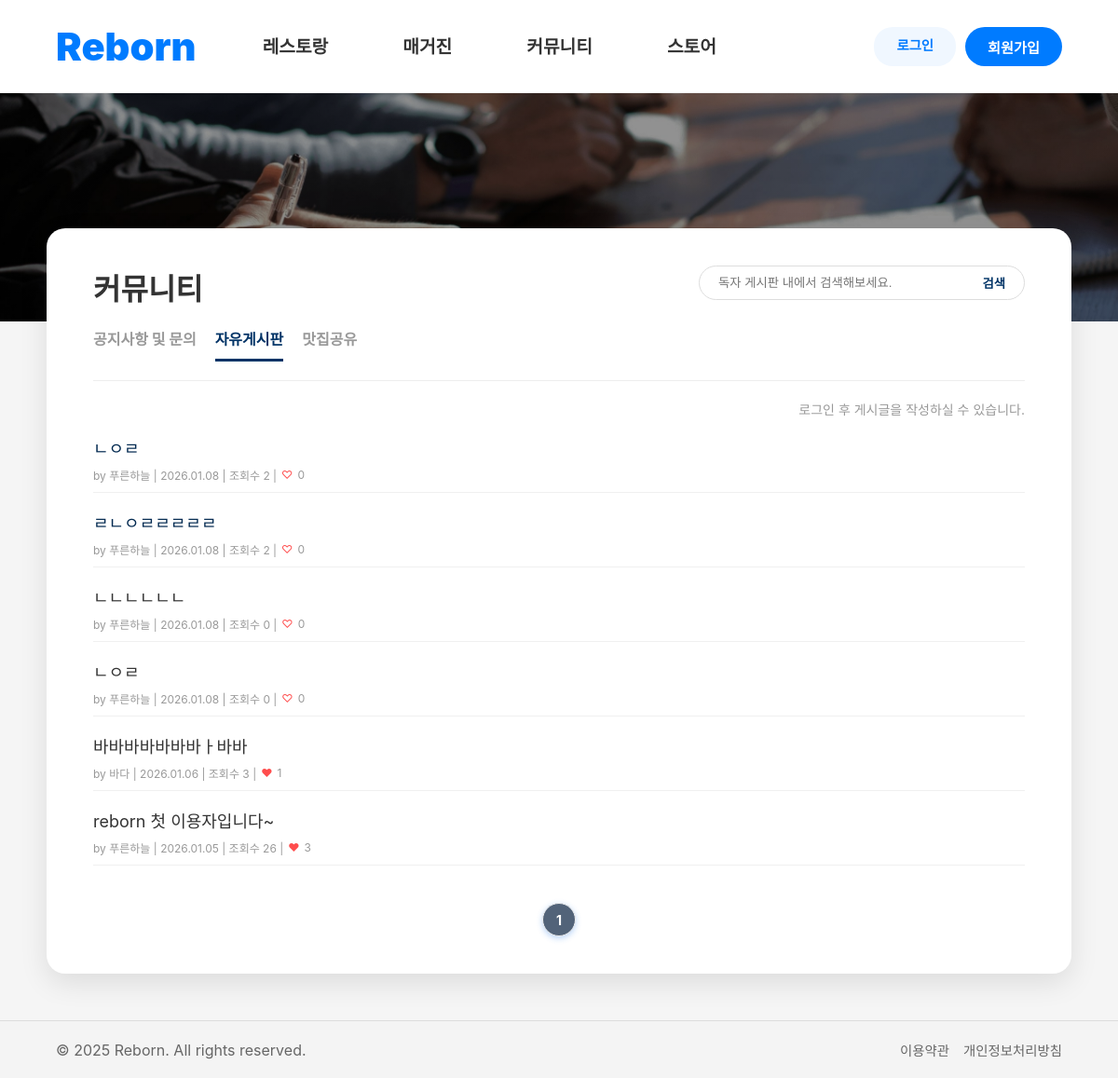
/board/blist/, run on the app's committed database.
### board/models.py (models this page shows, shortened)
class Post(models.Model):
    title = models.CharField(max_length=200)
    content = models.TextField()
    author = models.CharField(max_length=50, default='익명')
    created_at = models.DateTimeField(auto_now_add=True)
    views = models.PositiveIntegerField(default=0)
    likes = models.PositiveIntegerField(default=0)
    category = models.CharField(max_length=20, default='general')
    topic = models.CharField(max_length=20, null=True, blank=True)

### board/views.py (the view)
# urls.py: path('blist/', views.blist, name='blist'),
def blist(request):
    all_posts = Post.objects.filter(category='general').order_by('-created_at')
    search_kw = request.GET.get('search', '') # name="search"로 보낸 값
    if search_kw:
        all_posts = all_posts.filter(
            Q(title__icontains=search_kw) | # 제목 검색
            Q(content__icontains=search_kw)   # 내용 검색도 추가하면 더 편리해요!
        ).distinct()
    paginator = Paginator(all_posts, 10) # 10개씩 자르기
    page_number = request.GET.get('page')
    page_obj = paginator.get_page(page_number)
    posts = paginator.get_page(page_number)
    return render(request, 'board/blist.html', {
        'posts': page_obj,      # HTML의 {% for post in posts %} 부분
        'search_kw': search_kw  # 검색창에 내가 쓴 글자를 유지시키기 위해 전달
    })

### board/templates/board/blist.html (shortened to what this page needs)
{% extends "base.html" %}
{% load static %} {% block css %}
<link rel='stylesheet' href="{% static 'css/blist.css' %}">
{% endblock css %}
{% block body %}
<div class="board-wrapper">
    <div class="top-hero"></div>
    <div class="main-container">
        <div class="board-header">
            <div class="header-left">
                <h1 class="title"> 커뮤니티</h1>
                <nav class="tab-menu">
                    <a href="{% url 'board:noticelist' %}">공지사항 및 문의</a>
                    <a href="/board/blist/" class="active">자유게시판</a>
                    <a href="/board/map/" >맛집공유</a>
                </nav>
            </div>
            <div class="header-right">
                <form action="{% url 'board:blist' %}" method="GET" class="search-box">
                    <input type="text" name="search" value="{{ search_kw|default:'' }}" placeholder="독자 게시판 내에서 검색해보세요.">
                    <button type="submit">검색</button>
                </form>
            </div>
        </div>
        <div class="action-row" style="text-align: right; margin-top: 20px;">
            {% if request.session.login_user %}
                <a href="{% url 'board:bwrite' %}" class="btn-write" style="text-decoration: none; display: inline-block;">글쓰기</a>
            {% else %}
                <p style="font-size: 14px; color: #999;">로그인 후 게시글을 작성하실 수 있습니다.</p>
            {% endif %}
        </div>
        <div class="post-list">
            {% for post in posts %}
            <div class="post-item {% if forloop.counter <= 2 %}notice{% endif %}">
                <a href="{% url 'board:bview' post.id %}" class="post-title">{{ post.title }}</a>
                <div class="post-meta">
                    by {{ post.author }} | {{ post.created_at|date:"Y.m.d" }} | 조회수 {{ post.views }}
                    | <span style="color: #ff4d4d;">{% if post.likes > 0 %}♥{% else %}♡{% endif %}</span>{{ post.likes }}
                </div>
            </div>
            {% empty %}
            <div class="no-post">등록된 게시글이 없습니다.</div>
            {% endfor %}
        </div>
        <div class="pagination">
            {% for num in posts.paginator.page_range %}
                <a href="?page={{ num }}" class="num {% if posts.number == num %}active{% endif %}">{{ num }}</a>
            {% endfor %}
        </div>
    </div>
</div>
{% endblock body %}

### static/css/common.css (style rules this page uses)
* { margin: 0; padding: 0; box-sizing: border-box; }
body { font-family: 'Pretendard', sans-serif; display: flex; flex-direction: column; min-height: 100vh; }
a { text-decoration: none; color: inherit; }

### static/css/blist.css (style rules this page uses)
body { margin: 0; padding: 0; background-color: #f5f5f5; font-family: 'Pretendard', -apple-system, sans-serif; color: #333; }
.top-hero { background-image: linear-gradient(rgba(0, 0, 0, 0.4), rgba(0, 0, 0, 0.4)), url('../images/common/back_community.jpg'); background-size: cover; background-position: center; background-repeat: no-repeat; height: 245px; width: 100%; }
.main-container { max-width: 1100px; margin: -100px auto 50px; background: #ffffff; border-radius: 20px; padding: 40px 50px; box-shadow: 0 10px 30px rgba(0,0,0,0.1); position: relative; z-index: 10; }
.board-header { display: flex; justify-content: space-between; border-bottom: 1px solid #eee; padding-bottom: 20px; }
.tab-menu { display: flex; gap: 20px; margin-top: 20px; }
.tab-menu a { text-decoration: none; color: #999; font-weight: bold; padding-bottom: 10px; }
.tab-menu a.active { color: #003366; border-bottom: 3px solid #003366; }
.search-box { border: 1px solid #ddd; border-radius: 30px; padding: 8px 20px; width: 350px; display: flex; }
.search-box input { border: none; flex: 1; outline: none; }
.search-box button { background: none; border: none; color: #003366; font-weight: bold; cursor: pointer; }
.post-item { padding: 10px 0; border-bottom: 1px solid #f0f0f0; }
.post-title { display: block; font-size: 18px; color: #333; text-decoration: none; margin: 8px 0; }
.notice .post-title { color: #022950; font-size: 18px; }
.post-meta { font-size: 12px; color: #999; margin-top: 5px; display: flex; align-items: center; gap: 5px; }
.post-meta span { display: inline-flex; align-items: center; }
.pagination { margin-top: 40px; display: flex; justify-content: center; gap: 8px; }
.pagination a { text-decoration: none; color: #5f6368; width: 36px; height: 36px; display: flex; align-items: center; justify-content: center; border-radius: 50%; font-size: 14px; transition: all 0.2s; }
.pagination a.active { background-color: #526379; color: white; font-weight: bold; box-shadow: 0 2px 6px rgba(26, 115, 232, 0.3); }
.num, .arrow { text-decoration: none; width: 35px; height: 35px; display: flex; align-items: center; justify-content: center; border: 1px solid #eee; color: #666; }
.num.active { background: #003366; color: #fff; }

### data on the page
Post: title "ㄴㅇㄹ", author "푸른하늘", created_at "2026.01.08", views "2", likes "0"
Post: title "ㄹㄴㅇㄹㄹㄹㄹㄹ", author "푸른하늘", created_at "2026.01.08", views "2", likes "0"
Post: title "ㄴㄴㄴㄴㄴㄴ", author "푸른하늘", created_at "2026.01.08", views "0", likes "0"
Post: title "ㄴㅇㄹ", author "푸른하늘", created_at "2026.01.08", views "0", likes "0"
Post: title "바바바바바바바ㅏ바바", author "바다", created_at "2026.01.06", views "3", likes "1"
Post: title "reborn 첫 이용자입니다~", author "푸른하늘", created_at "2026.01.05", views "26", likes "3"

### other printed values
{{ num }} "1"
